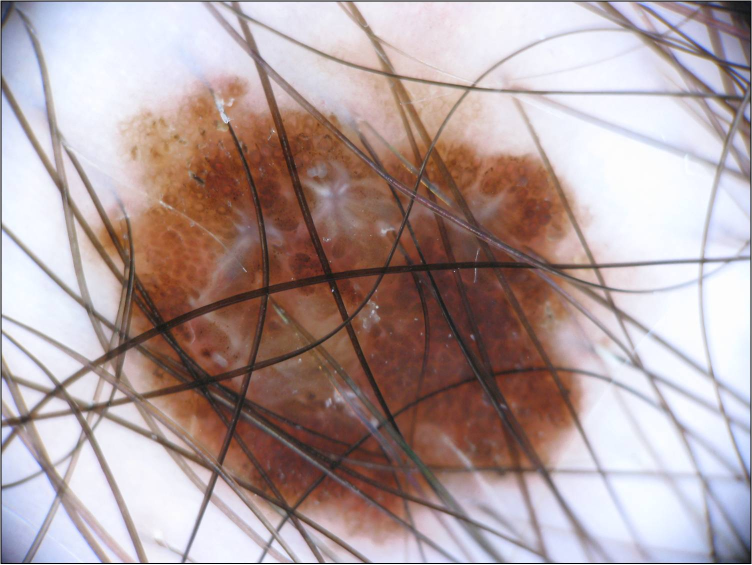
#> input picture dataset/AddTest/SLA_03.jpg, 1504 x 1129 px, found by its file name (shown at 1/2 size)
$ jupyter execute main_vis.ipynb   (shell and % lines are left out)
#> lines starting #> are read from the running program, lines starting #| are printed output that depends on the picture; after the words box and inside, x2 and y2 are one past the last pixel; in counts of white or black regions, pixels touching at a corner belong together
[cell 1]
import cv2
import numpy as np

import matplotlib.pyplot as plt

[cell 2]
input_dir = 'dataset/AddTest'
output_dir = 'dataset/AddOutput'
groundtruth_dir = 'dataset/AddTestGT'

[cell 3]
input_dir = 'dataset/test'
output_dir = 'dataset/output'
groundtruth_dir = 'dataset/groundtruth'

[cell 4]
image_no = '03'
img = cv2.imread(input_dir + f'/SLA_{image_no}.jpg')
#> img is the input picture: shape (1129, 1504, 3); mean B, G, R 158.5, 158.5, 177
img_ground = cv2.imread(groundtruth_dir + f'/SLA_GT_{image_no}.png')
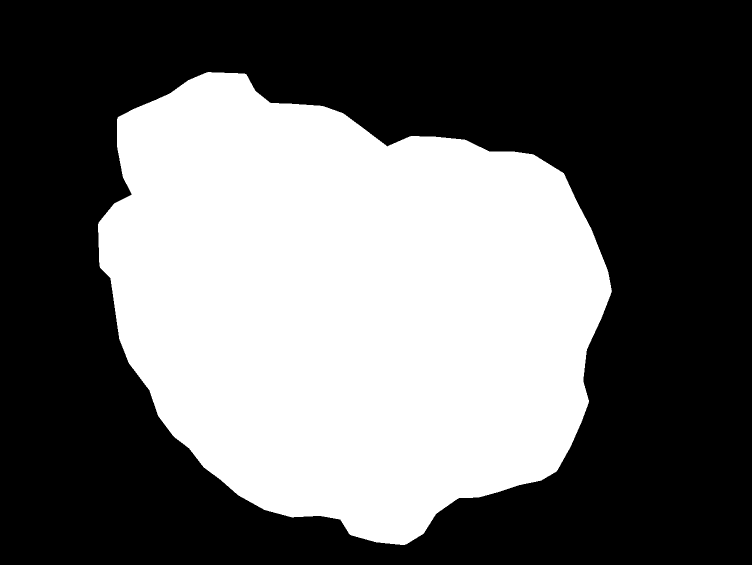
#> input picture dataset/AddTestGT/SLA_GT_03.png, 1504 x 1129 px, found by its file name (shown at 1/2 size)
#> img_ground is the input picture: shape (1129, 1504, 3); 40.9% white; 1 white region, box (x1, y1, x2, y2) and area: (196, 144, 1224, 1090) 694703
img_rgb = cv2.cvtColor(img, cv2.COLOR_BGR2RGB)  # convert BGR to RGB
plt.imshow(img_rgb)
plt.show()

[cell 5]
gray_img = cv2.cvtColor(img, cv2.COLOR_BGR2GRAY)
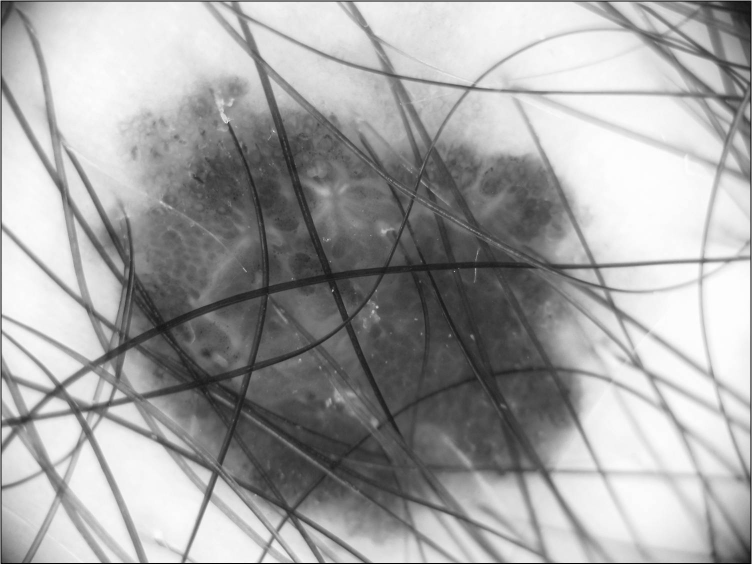
#> gray_img: shape (1129, 1504) (shown at 1/2 size); min 0, max 255, mean 164.1

# Reduce noise using Gaussian Blur
blur = cv2.GaussianBlur(gray_img,(7,7),0)
# Increase contrast and brightness
scaled_img = cv2.convertScaleAbs(blur, alpha=1.2, beta=5)
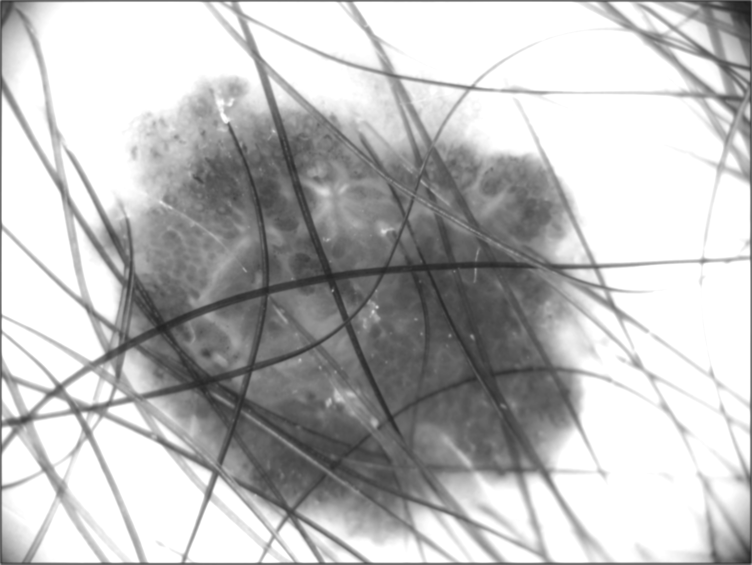
#> scaled_img: shape (1129, 1504) (shown at 1/2 size); min 28, max 255, mean 189.2

# Otsu's Binarization
ret,binary = cv2.threshold(scaled_img,0,255,cv2.THRESH_BINARY_INV+cv2.THRESH_OTSU)
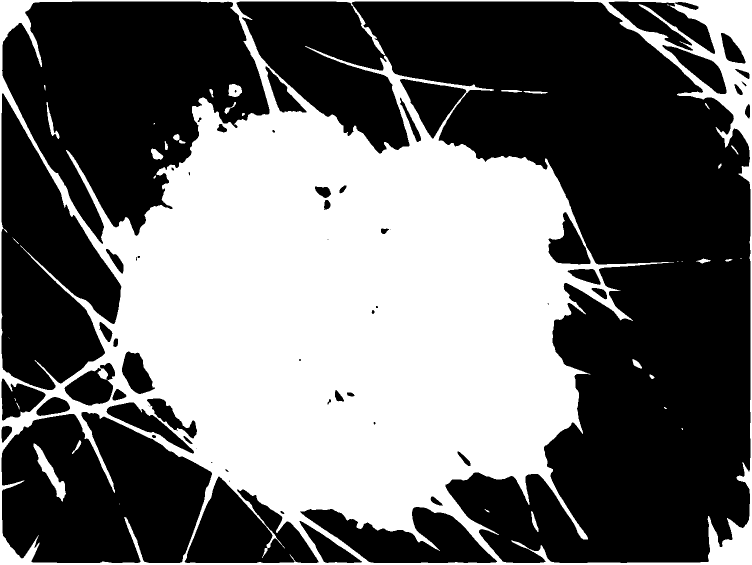
#> binary: shape (1129, 1504) (shown at 1/2 size); 41.8% white; 38 white regions (11 under 20 px), largest, box (x1, y1, x2, y2) and area: (0, 0, 1504, 1129) 704928, (67, 887, 132, 1003) 1944, (457, 168, 484, 194) 547
#> ret = 178
cross_kernel = cv2.getStructuringElement(cv2.MORPH_CROSS,(5,5))
eroded = cv2.erode(binary,cross_kernel,iterations = 5)
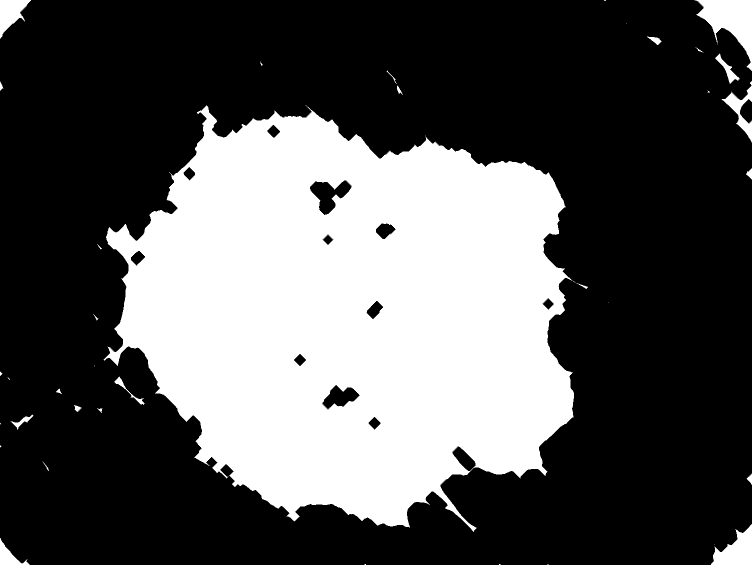
#> eroded: shape (1129, 1504) (shown at 1/2 size); 33.6% white; 43 white regions (19 under 20 px), largest, box (x1, y1, x2, y2) and area: (207, 210, 1148, 1064) 551457, (1389, 0, 1504, 142) 7341, (1422, 1048, 1504, 1129) 3729

thresh = eroded.copy()

h, w = img.shape[:2]
#> h = 1129; w = 1504
if thresh[0, 0] == 255:
    cv2.floodFill(thresh, None, (0, 0), 0)
if thresh[0, w-1] == 255:
    cv2.floodFill(thresh, None, (w-1, 0), 0)
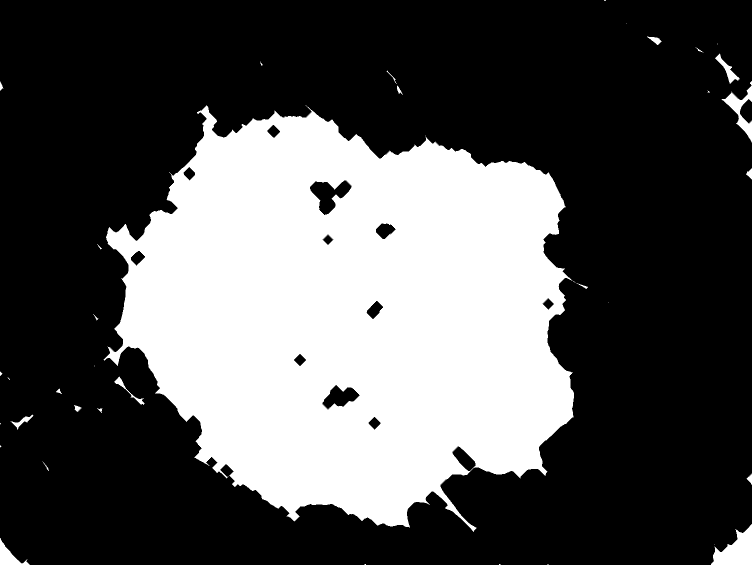
#> thresh: shape (1129, 1504) (shown at 1/2 size); 33% white; 41 white regions (19 under 20 px), largest, box (x1, y1, x2, y2) and area: (207, 210, 1148, 1064) 551457, (1422, 1048, 1504, 1129) 3729, (1443, 162, 1504, 285) 2023


dilated = cv2.dilate(thresh,cross_kernel,iterations = 10)
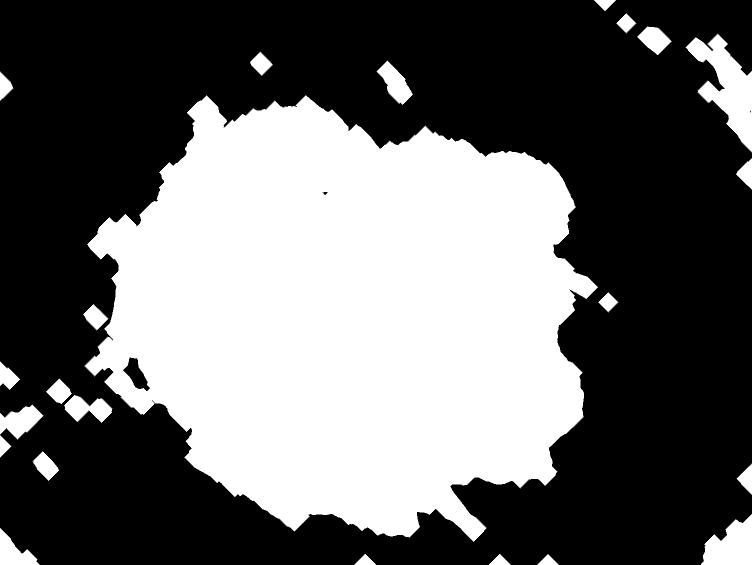
#> dilated: shape (1129, 1504) (shown at 1/2 size); 40.5% white; 23 white regions

# Find largest contour
contours, _ = cv2.findContours(dilated, cv2.RETR_EXTERNAL, cv2.CHAIN_APPROX_NONE)
#> contours = 23 contours; largest, box (x1, y1, x2, y2) and area: (169, 190, 1196, 1084) 638662, (1371, 67, 1504, 305) 12984, (1402, 1028, 1504, 1129) 6572, (0, 809, 87, 879) 3206, (753, 121, 826, 210) 2858
largest_cnt = max(contours, key=cv2.contourArea)
#> largest_cnt = contour of 3875 points, box (x1, y1, x2, y2) (169, 190, 1196, 1084), area 638662

# Draw the contours
largest_mask = np.zeros(dilated.shape, np.uint8)
cv2.drawContours(largest_mask, [largest_cnt], -1, 255, cv2.FILLED)
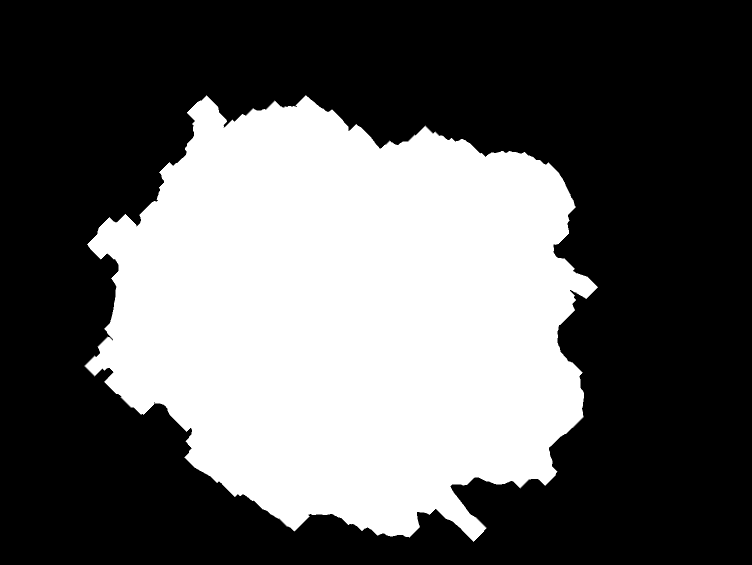
#> largest_mask: shape (1129, 1504) (shown at 1/2 size); 37.7% white; 1 white region, box (x1, y1, x2, y2) and area: (169, 190, 1196, 1084) 640600
lesion_segment = cv2.bitwise_and(dilated, largest_mask)
#> lesion_segment: shape (1129, 1504); 37.6% white; 1 white region, box (x1, y1, x2, y2) and area: (169, 190, 1196, 1084) 638885

ellipse_kernel = cv2.getStructuringElement(cv2.MORPH_ELLIPSE,(5,5))
dilation = cv2.dilate(lesion_segment,ellipse_kernel,iterations = 5)
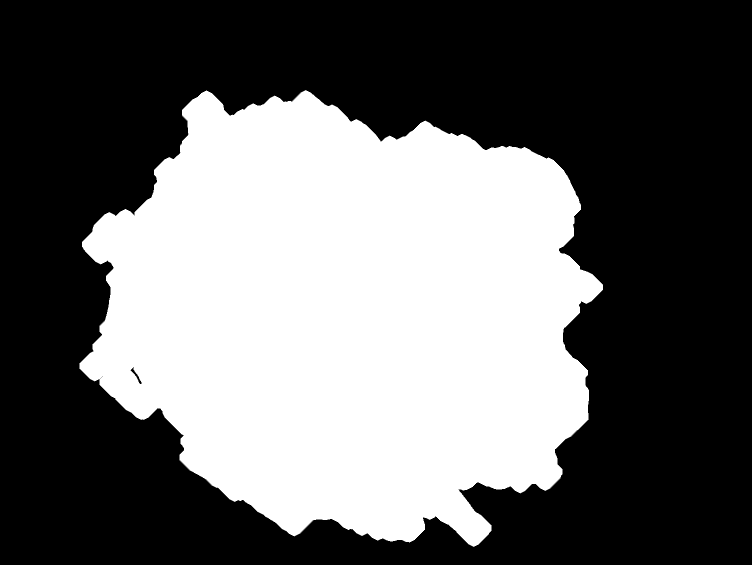
#> dilation: shape (1129, 1504) (shown at 1/2 size); 40.2% white; 1 white region, box (x1, y1, x2, y2) and area: (159, 180, 1206, 1094) 682729

# Flood fill background to find inner holes
holes = dilation.copy()
cv2.floodFill(holes, None, (0, 0), 255)
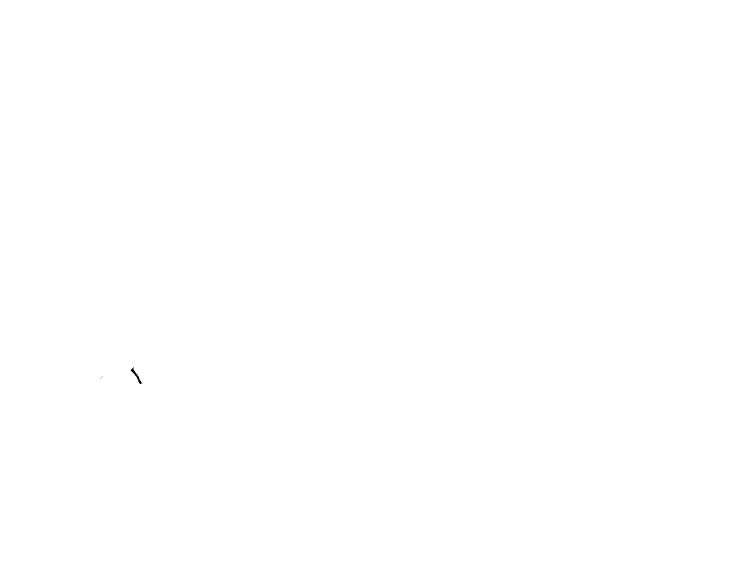
#> holes: shape (1129, 1504) (shown at 1/2 size); 100% white; 4 black regions (3 under 20 px), largest, box (x1, y1, x2, y2) and area: (261, 734, 284, 768) 152

# Invert holes, bitwise or with thresh to fill in holes
holes = cv2.bitwise_not(holes)
filled_mask = cv2.bitwise_or(dilation, holes)
#> filled_mask: shape (1129, 1504); 40.2% white; 1 white region, box (x1, y1, x2, y2) and area: (159, 180, 1206, 1094) 682884

outImg = np.round(np.divide(filled_mask.copy(),255))

[cell 6]
plt.figure(figsize=(12,5))
plt.subplot(131), plt.imshow(img_rgb,cmap='gray')
plt.title('Image SLA_'+image_no)
plt.xticks([]),plt.yticks([])

plt.subplot(132), plt.imshow(outImg,cmap='gray')
plt.title('Output Image')
plt.xticks([]),plt.yticks([])

plt.subplot(133), plt.imshow(img_ground,cmap='gray')
plt.title('Groundtruth Image')
plt.xticks([]),plt.yticks([])
plt.show()

[cell 7]
plt.figure(figsize=(15,15))
plt.subplot(431), plt.imshow(img_rgb,cmap='gray')
plt.title('Image SLA_027')
plt.xticks([]),plt.yticks([])

plt.subplot(432), plt.imshow(gray_img,cmap='gray')
plt.title('Grayscaled Image')
plt.xticks([]),plt.yticks([])

plt.subplot(433), plt.imshow(blur,cmap='gray')
plt.title('After Gaussian Blur')
plt.xticks([]),plt.yticks([])

plt.subplot(434), plt.imshow(scaled_img,cmap='gray')
plt.title('Scaled Image')
plt.xticks([]),plt.yticks([])

plt.subplot(435), plt.imshow(binary,cmap='gray')
plt.title('Binary Image')
plt.xticks([]),plt.yticks([])

plt.subplot(436), plt.imshow(eroded,cmap='gray')
plt.title('Eroded Image')
plt.xticks([]),plt.yticks([])

plt.subplot(437), plt.imshow(thresh,cmap='gray')
plt.title('Floodfill')
plt.xticks([]),plt.yticks([])

plt.subplot(4,3,8), plt.imshow(dilated,cmap='gray')
plt.title('Dilated Image')
plt.xticks([]),plt.yticks([])

plt.subplot(4,3,9), plt.imshow(lesion_segment,cmap='gray')
plt.title('Largest Area Extracted')
plt.xticks([]),plt.yticks([])

plt.subplot(4,3,10), plt.imshow(dilation,cmap='gray')
plt.title('Dilated Image')
plt.xticks([]),plt.yticks([])

plt.subplot(4,3,11), plt.imshow(filled_mask,cmap='gray')
plt.title('Filled Holes')
plt.xticks([]),plt.yticks([])

plt.subplot(4,3,12), plt.imshow(img_ground,cmap='gray')
plt.title('Groundtruth Image')
plt.xticks([]),plt.yticks([])
plt.show()

[cell 8]
plt.figure(figsize=(10,6))

plt.subplot(221), plt.imshow(img_rgb,cmap='gray')
plt.title('Image SLA_03')
plt.xticks([]),plt.yticks([])

plt.subplot(222), plt.imshow(gray_img,cmap='gray')
plt.title('Grayscale Image')
plt.xticks([]),plt.yticks([])

plt.subplot(223), plt.imshow(blur,cmap='gray')
plt.title('After Gaussian Blur')
plt.xticks([]),plt.yticks([])

plt.subplot(224), plt.imshow(scaled_img,cmap='gray')
plt.title('Scaled Image')
plt.xticks([]),plt.yticks([])
plt.show()

[cell 9]
plt.figure(figsize=(12,5))
plt.subplot(131), plt.imshow(scaled_img,cmap='gray')
plt.title('Scaled Image')
plt.xticks([]),plt.yticks([])

plt.subplot(132), plt.imshow(binary,cmap='gray')
plt.title('Binary Image')
plt.xticks([]),plt.yticks([])

plt.subplot(133), plt.imshow(eroded,cmap='gray')
plt.title('Eroded Image')
plt.xticks([]),plt.yticks([])
plt.show()

[cell 10]
plt.figure(figsize=(10,6))
plt.subplot(221), plt.imshow(eroded,cmap='gray')
plt.title('Before Floodfill (Eroded Image)')
plt.xticks([]),plt.yticks([])

plt.subplot(222), plt.imshow(thresh,cmap='gray')
plt.title('Floodfill')
plt.xticks([]),plt.yticks([])

plt.subplot(223), plt.imshow(dilated,cmap='gray')
plt.title('Dilation with cross kernel')
plt.xticks([]),plt.yticks([])

plt.subplot(224), plt.imshow(lesion_segment,cmap='gray')
plt.title('Largest Area Extracted')
plt.xticks([]),plt.yticks([])
plt.show()

[cell 11]
plt.figure(figsize=(12,5))
plt.subplot(131), plt.imshow(lesion_segment,cmap='gray')
plt.title('Largest Area Extracted')
plt.xticks([]),plt.yticks([])

plt.subplot(132), plt.imshow(dilation,cmap='gray')
plt.title('Dilation with ellipse kernel')
plt.xticks([]),plt.yticks([])

plt.subplot(133), plt.imshow(filled_mask,cmap='gray')
plt.title('Fill Holes')
plt.xticks([]),plt.yticks([])
plt.show()
